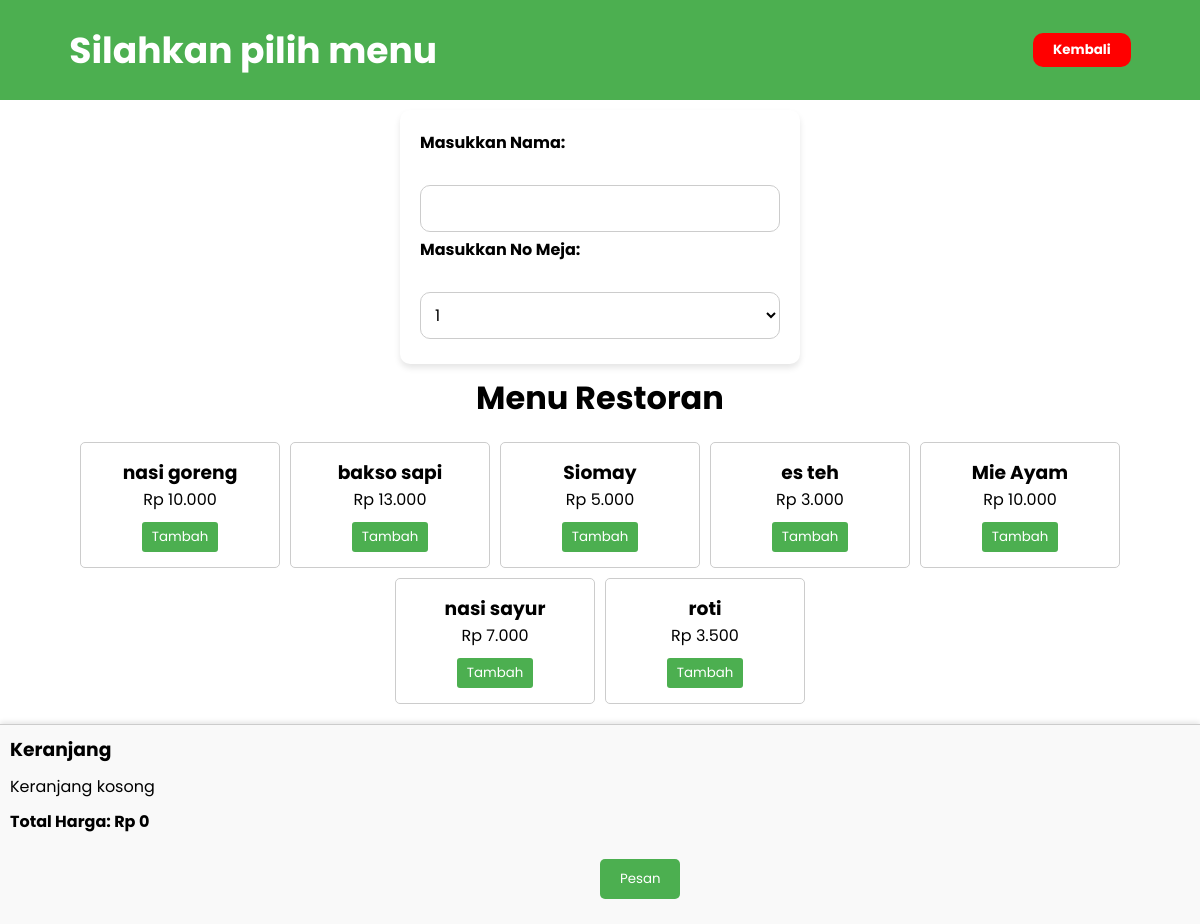
The page /pelanggan.php on the database as committed earlier.
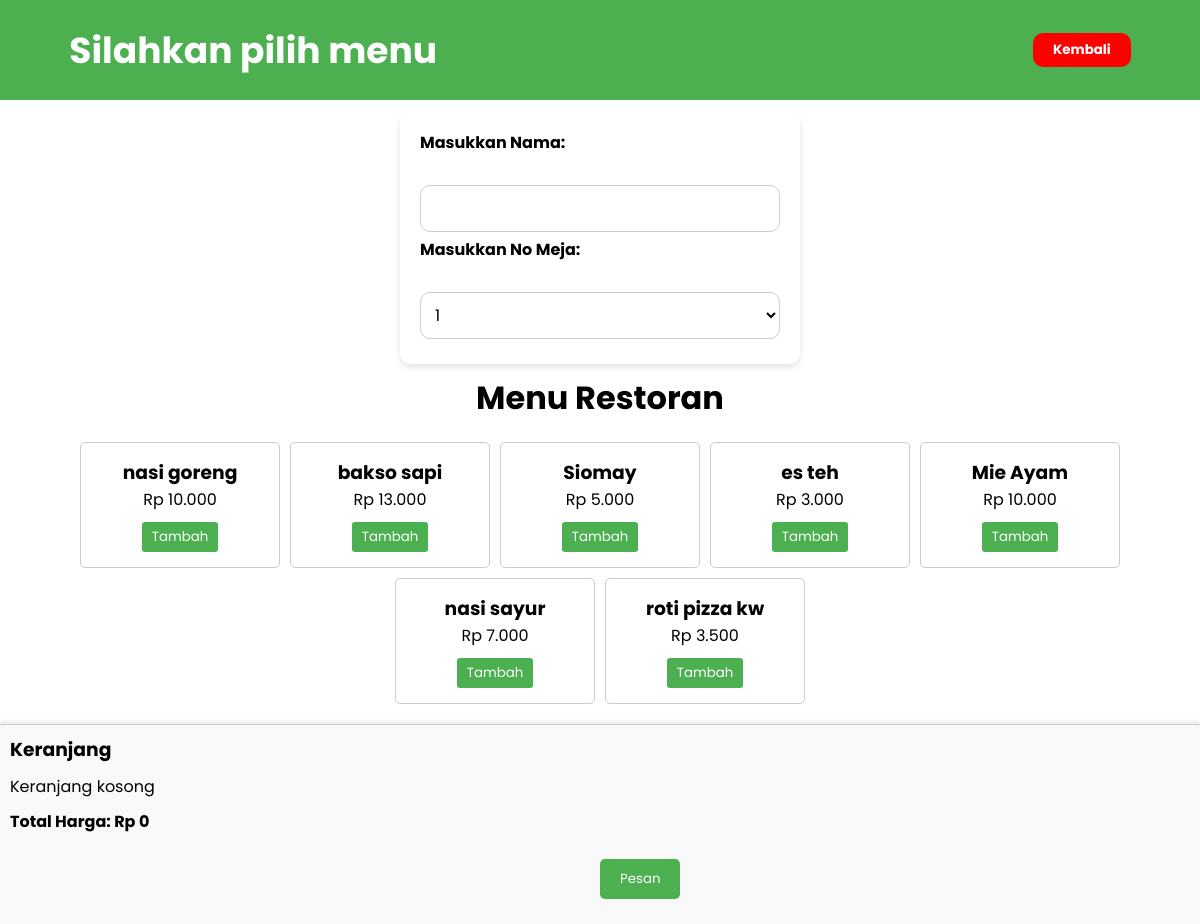
The same page on the database as committed later.
### tables this page shows
CREATE TABLE `menu` (
  `id_menu` int NOT NULL,
  `nama_makanan` varchar(100) DEFAULT NULL,
  `harga` decimal(10,2) DEFAULT NULL
);

### pelanggan.php (the view, shortened to what this page needs)
<?php
include "database.php";
$sql_read = "SELECT * FROM menu";
$result = $conn->query($sql_read);
?>
<!DOCTYPE html>
<html lang="en">
<head>
</head>
<body>
    <header>
        <p>Silahkan pilih menu</p>
        <button onclick="window.location.href='/tugas_akhir_pwt'">Kembali</button>
    </header>
    <form action="pelanggan.php" method="POST" id="customerForm">
        <label for="nama">Masukkan Nama:</label><br>
        <input type="text" id="nama" name="nama" required><br>
        <label for="no_meja">Masukkan No Meja:</label><br>
        <select id="no_meja" name="no_meja">
            <option value="1">1</option>
        </select>
    </form>
    <div class="Menu_dan_cart">
        <h1 class="judul">Menu Restoran</h1>
        <div class="menu-list">
            <?php
            if ($result->num_rows > 0) {
                while ($row = $result->fetch_assoc()) {
                    echo "<div class='menu-item'>";
                    echo "<h3>" . $row['nama_makanan'] . "</h3>";
                    echo "<p>Rp " . number_format($row['harga'], 0, ',', '.') . "</p>";
                    echo "<button onclick=\"addToCart(" . $row['id_menu'] . ", '" . $row['nama_makanan'] . "', " . $row['harga'] . ")\">Tambah</button>";
                    echo "</div>";
                }
            } else {
                echo "<p>Tidak ada menu tersedia</p>";
            }
            ?>
        </div>
        <div class="cart">
            <h3>Keranjang</h3>
            <div class="cart-items">
                <p>Keranjang kosong</p>
            </div>
            <div class="cart-total" style="font-weight: bold; margin-top: 10px;">
                Total Harga: Rp 0
            </div>
            <div class="checkout">
                <button type="button" onclick="checkout()">Pesan</button>
            </div>
        </div>
    </div>
    <div class="div-kosong">
    </div>
</body>
</html>

Rows that differ between the two databases and show on the page:
changed menu: nama_makanan "roti" → "roti pizza kw"
